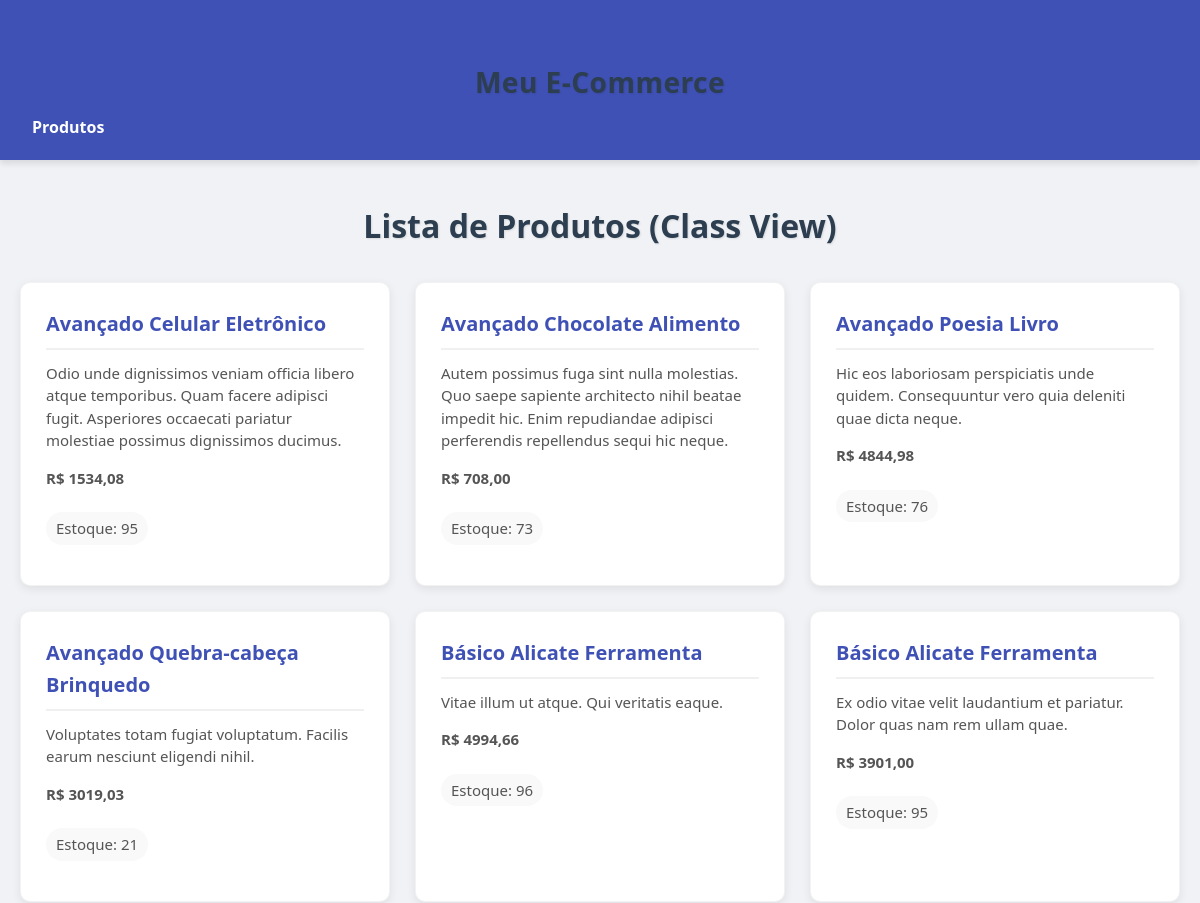
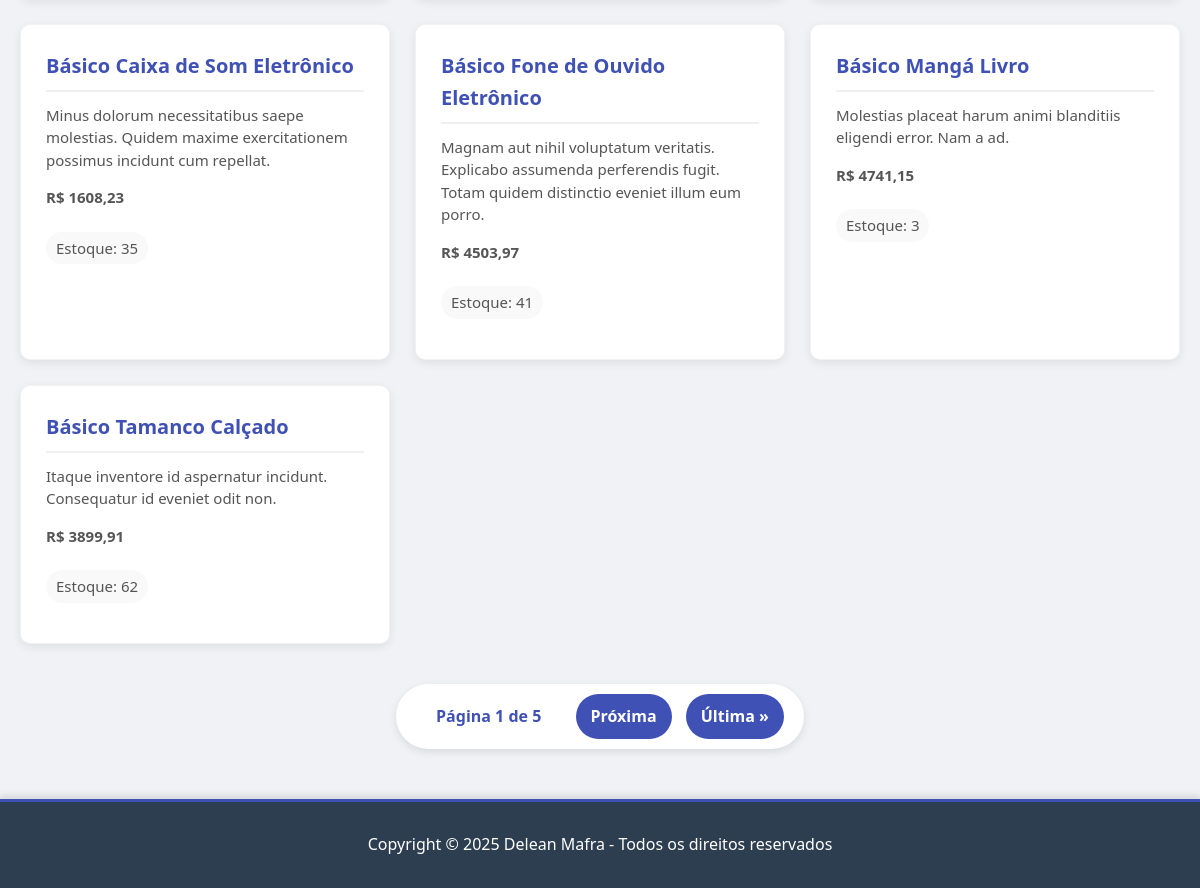
Page /produtos/class/ on the committed database (2 pictures, top to bottom).
### produtos/models.py (models this page shows, shortened)
class Produto(models.Model):
    nome = models.CharField(max_length=100)
    descricao = models.TextField()
    preco = models.DecimalField(max_digits=10, decimal_places=2)
    estoque = models.IntegerField(default=0)
    data_cadastro = models.DateTimeField(auto_now_add=True)

### produtos/views.py (the view)
# urls.py: path('class/', views.ProdutoListView.as_view(), name='listar_produtos_class'),
class ProdutoListView(ListView):
    model = Produto
    template_name = 'produtos/lista_produtos_class.html'
    context_object_name = 'produtos'
    paginate_by = 10
    ordering = ['nome']

### produtos/templates/produtos/lista_produtos_class.html (shortened to what this page needs)
{% extends 'base.html' %}
{% block content %}
<div class="container">
    <h1>Lista de Produtos (Class View)</h1>
    <div class="produtos-container">
        {% for produto in produtos %}
            <div class="produto-item">
                <h3>{{ produto.nome }}</h3>
                <p>{{ produto.descricao }}</p>
                <p class="preco">R$ {{ produto.preco }}</p>
                <p class="estoque">Estoque: {{ produto.estoque }}</p>
            </div>
        {% empty %}
            <p>Nenhum produto disponível.</p>
        {% endfor %}
    </div>
    <div class="pagination">
        <span class="step-links">
            <span class="current-page">
                Página {{ page_obj.number }} de {{ page_obj.paginator.num_pages }}
            </span>
            {% if page_obj.has_next %}
                <a href="?page={{ page_obj.next_page_number }}">Próxima</a>
                <a href="?page={{ page_obj.paginator.num_pages }}">Última &raquo;</a>
            {% endif %}
        </span>
    </div>
</div>
{% endblock %}

### static/css/styles.css (style rules this page uses)
* { margin: 0; padding: 0; box-sizing: border-box; }
body { font-family: 'Nunito', 'Segoe UI', Arial, sans-serif; line-height: 1.6; color: #333; background-color: #f0f2f5; scroll-behavior: smooth; }
.container { max-width: 1200px; margin: 0 auto; padding: 0 20px; }
h1 { margin: 40px 0 30px; text-align: center; color: #2c3e50; font-size: 32px; text-shadow: 1px 1px 2px rgba(0,0,0,0.1); }
.produtos-container { display: grid; grid-template-columns: repeat(auto-fill, minmax(280px, 1fr)); gap: 25px; margin-bottom: 40px; }
.produto-item { background-color: white; border-radius: 10px; padding: 25px; box-shadow: 0 3px 10px rgba(0,0,0,0.08); transition: transform 0.3s ease, box-shadow 0.3s ease; border: 1px solid rgba(0,0,0,0.05); }
.produto-item h3 { color: #3f51b5; margin-bottom: 12px; font-size: 20px; border-bottom: 2px solid #f0f0f0; padding-bottom: 8px; }
.produto-item p { color: #555; margin-bottom: 15px; font-size: 15px; line-height: 1.5; }
.preco { font-size: 22px; font-weight: bold; color: #16a085; margin-top: 15px; display: block; }
.estoque { color: #7f8c8d; font-size: 14px; margin-top: 8px; background-color: #f9f9f9; padding: 5px 10px; border-radius: 20px; display: inline-block; }
.pagination { text-align: center; margin: 40px 0; }
.pagination .step-links { background-color: white; padding: 10px 15px; border-radius: 50px; display: inline-block; box-shadow: 0 3px 8px rgba(0,0,0,0.1); }
.pagination a { display: inline-block; padding: 10px 15px; margin: 0 5px; background-color: #3f51b5; color: white; text-decoration: none; border-radius: 50px; font-weight: bold; transition: all 0.3s ease; }
.current-page { display: inline-block; padding: 10px 15px; margin: 0 10px; font-weight: bold; font-size: 16px; color: #3f51b5; }

### rows in the picture
Produto: nome "Avançado Celular Eletrônico", descricao "Odio unde dignissimos veniam officia libero atque temporibus. Quam facere adipisci fugit. Asperiores occaecati pariatur molestiae possimus dignissimos ducimus.", preco "1534,08", estoque "95"
Produto: nome "Avançado Chocolate Alimento", descricao "Autem possimus fuga sint nulla molestias. Quo saepe sapiente architecto nihil beatae impedit hic. Enim repudiandae adipisci perferendis repellendus sequi hic neque.", preco "708,00", estoque "73"
Produto: nome "Avançado Poesia Livro", descricao "Hic eos laboriosam perspiciatis unde quidem. Consequuntur vero quia deleniti quae dicta neque.", preco "4844,98", estoque "76"
Produto: nome "Avançado Quebra-cabeça Brinquedo", descricao "Voluptates totam fugiat voluptatum. Facilis earum nesciunt eligendi nihil.", preco "3019,03", estoque "21"
Produto: nome "Básico Alicate Ferramenta", descricao "Vitae illum ut atque. Qui veritatis eaque.", preco "4994,66", estoque "96"
Produto: nome "Básico Alicate Ferramenta", descricao "Ex odio vitae velit laudantium et pariatur. Dolor quas nam rem ullam quae.", preco "3901,00", estoque "95"
Produto: nome "Básico Caixa de Som Eletrônico", descricao "Minus dolorum necessitatibus saepe molestias. Quidem maxime exercitationem possimus incidunt cum repellat.", preco "1608,23", estoque "35"
Produto: nome "Básico Fone de Ouvido Eletrônico", descricao "Magnam aut nihil voluptatum veritatis. Explicabo assumenda perferendis fugit. Totam quidem distinctio eveniet illum eum porro.", preco "4503,97", estoque "41"
Produto: nome "Básico Mangá Livro", descricao "Molestias placeat harum animi blanditiis eligendi error. Nam a ad.", preco "4741,15", estoque "3"
Produto: nome "Básico Tamanco Calçado", descricao "Itaque inventore id aspernatur incidunt. Consequatur id eveniet odit non.", preco "3899,91", estoque "62"

### other values in the picture
{{ page_obj.number }} "1"
{{ page_obj.paginator.num_pages }} "5"
